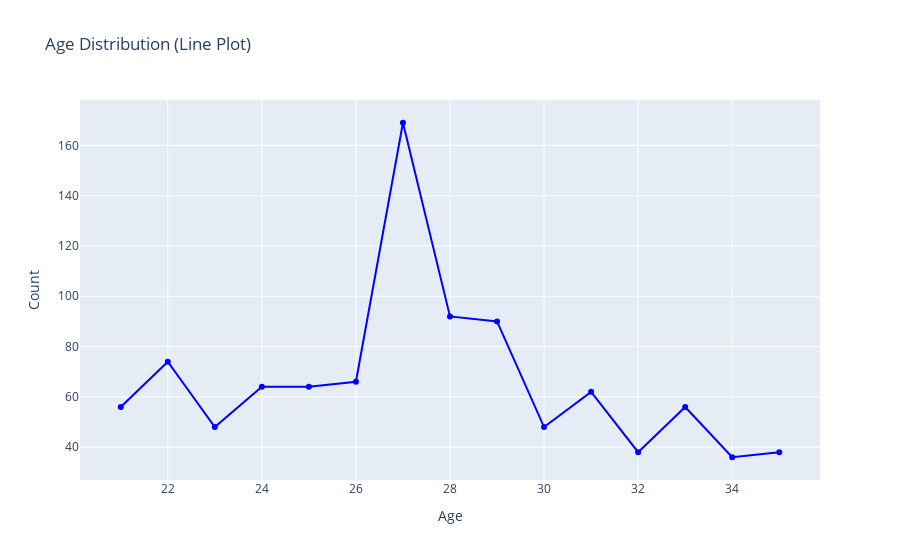

Write notebook code for a chart like this one.
### Code cell
age_counts = train_df['Age'].value_counts().reset_index()
age_counts.columns = ['Age', 'Count']  
age_counts = age_counts.sort_values('Age')
plt = px.line(
    age_counts,
    x='Age',
    y='Count',
    title='Age Distribution (Line Plot)',
    markers=True, 
    color_discrete_sequence=['blue']
)
plt.show()

### Figure 1 — Plotly figure (JSON) as saved in the notebook; plotly's stock layout.template omitted (floating-point values rounded to 4 significant figures)
{"data": [{"hovertemplate": "Age=%{x}<br>Count=%{y}<extra></extra>", "legendgroup": "", "line": {"color": "blue", "dash": "solid"}, "marker": {"symbol": "circle"}, "mode": "markers+lines", "name": "", "orientation": "v", "showlegend": false, "type": "scatter", "x": [21, 22, 23, 24, 25, 26, 27, 28, 29, 30, 31, 32, 33, 34, 35], "xaxis": "x", "y": [56, 74, 48, 64, 64, 66, 169, 92, 90, 48, 62, 38, 56, 36, 38], "yaxis": "y"}], "layout": {"legend": {"tracegroupgap": 0}, "title": {"text": "Age Distribution (Line Plot)"}, "xaxis": {"anchor": "y", "domain": [0, 1], "title": {"text": "Age"}}, "yaxis": {"anchor": "x", "domain": [0, 1], "title": {"text": "Count"}}}}
